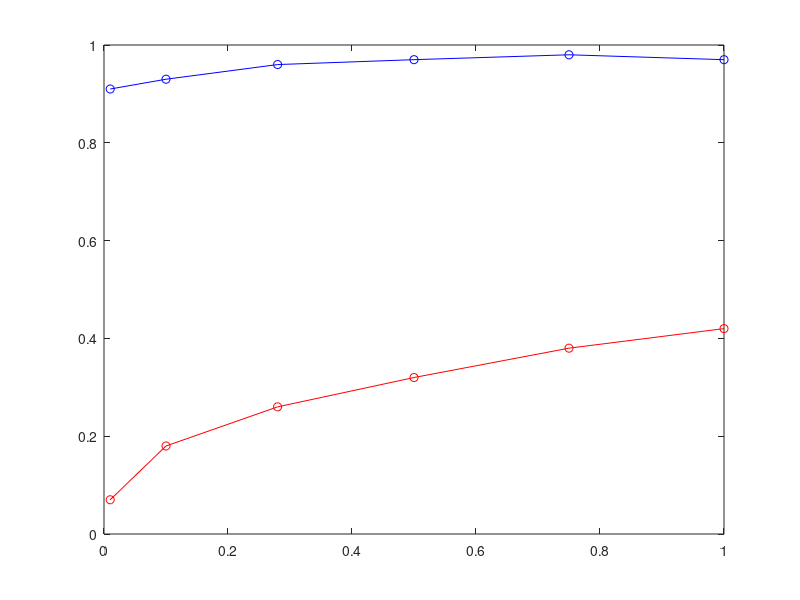
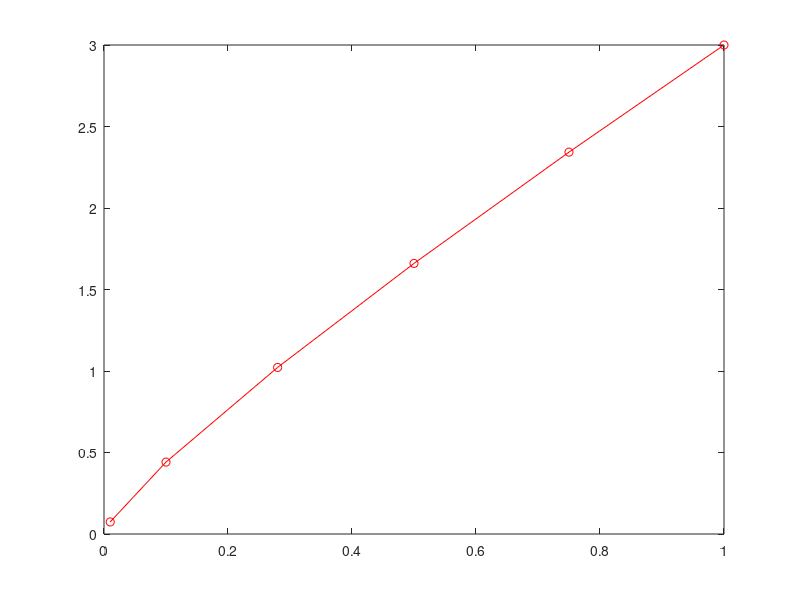
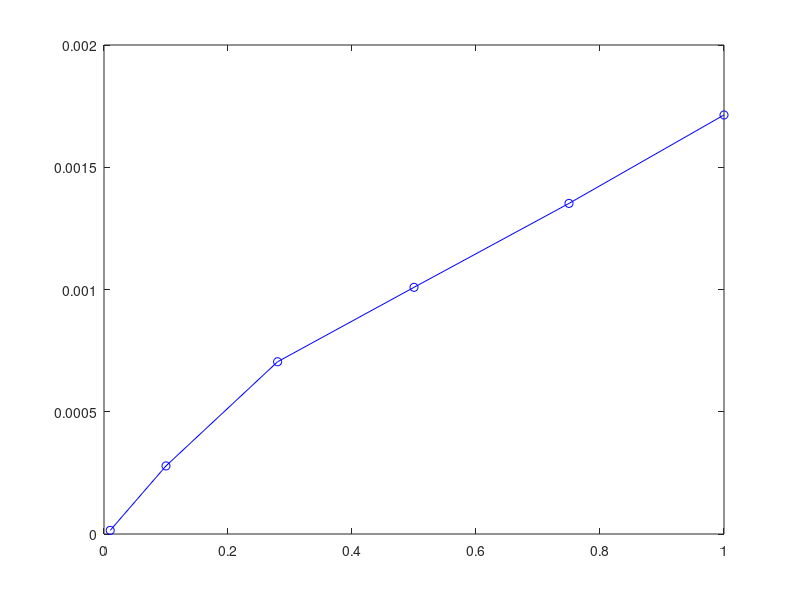

MATLAB code to generate these figures, in order:
%ds

parameters = csvread('N2_jastrow.csv');
omega = parameters(:,1);
alpha = parameters(:,2);
beta = parameters(:,3);
energy = parameters(:,4);
variances = parameters(:,5);

figure(1)
plot(omega,alpha,'bo-')
hold on
plot(omega,beta,'ro-')

figure(2)
plot(omega,energy,'ro-');

figure(3)
plot(omega,variances,'bo-')
